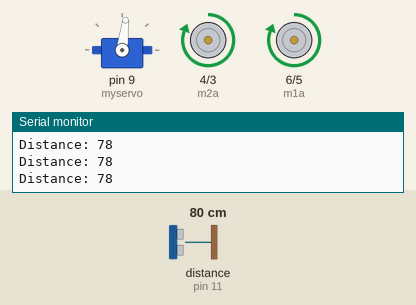
Bench run of a sketch on a simulated Arduino Uno, built with avr-gcc and run on an emulated ATmega328P. Parts: servo, motor-driver pin pairs drawn as motors (green arrow = first pin HIGH = forward, orange = second pin HIGH = backward, longer = more drive), the last lines printed to the serial monitor. Wiring (inferred from the names in the program): ultrasonic range finder: trigger pin 10; echo pin 11. Inputs (shaded band) come from the test bench; at power-on: distance to the obstacle (sensor on pin 11) 80 cm. The echo pulse lasts 58.3 µs per cm.

Above: at 2.9 s.
3.0 s: distance to the obstacle (sensor on pin 11) set to 9 cm
6.0 s: distance to the obstacle (sensor on pin 11) set to 6 cm
At 8.7 s:
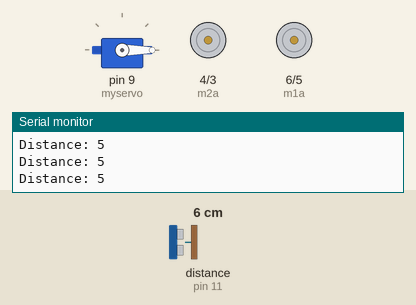
9.0 s: distance to the obstacle (sensor on pin 11) set to 250 cm
At 10.2 s:
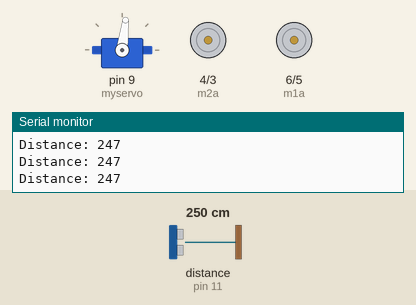
10.5 s: distance to the obstacle (sensor on pin 11) set to 2 cm
At 11.3 s:
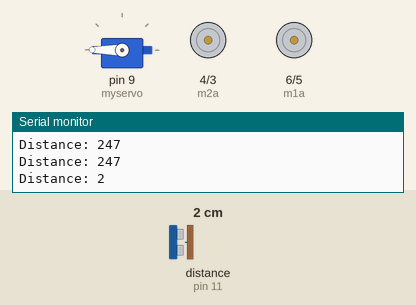
Timing chart, 0 to 14.5 s (numbered marks = the images above; inputs shaded):
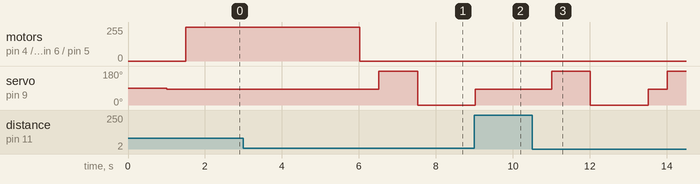

Measured:
- the behaviour switches between 8 and 7 cm on distance to the obstacle (sensor on pin 11) (found by bisection; images 0 and 1)
- after the input at 6.0 s, motor on pin 4 (m2a) / pin 3 (m2b), motor on pin 6 (m1a) / pin 5 (m1b): forward 255/255 → stopped at once; servo on pin 9 (myservo): 83° → 180° after 0.52 s, → 0° 1.0 s later
- after the input at 9.0 s, servo on pin 9 (myservo): goes on until 9.0 s, then stays 83°
- after the input at 10.5 s, servo on pin 9 (myservo): 83° → 180° after 0.51 s, → 0° 1.0 s later, → 83° 1.5 s later, → 180° 0.50 s later

The sketch:

servomotor.ino
```cpp
#include <Servo.h>

Servo myservo;  // create servo object to control a servo
// twelve servo objects can be created on most boards
int Front_D = 0;
int Left_D = 0;
int Right_D = 0;
int m1a = 6;
int m1b = 5;
int m2a = 4;
int m2b = 3;
int temp;
//int pos = 93;    // variable to store the servo position
const int trigPin = 10;
const int echoPin = 11;
// defines variables
long duration;
int distance;
void setup() {
  Front_D = get_d();
  myservo.attach(9);  // attaches the servo on pin 9 to the servo object
  pinMode(m1a, OUTPUT);
  pinMode(m1b, OUTPUT);
  pinMode(m2a, OUTPUT);
  pinMode(m2b, OUTPUT);
  pinMode(trigPin, OUTPUT); // Sets the trigPin as an Output
  pinMode(echoPin, INPUT); // Sets the echoPin as an Input
  myservo.write(83);
  Serial.begin(9600);// Starts the serial communication

  delay(500);
  front();
  delay(200);
}


void loop() {
Front_D = get_d();
if (Front_D < 7) {
  stop1();
  delay(500);
  myservo.write(180);
  delay(1000);
  Left_D = get_d();
  if(Left_D > 20 ) {
    left();
    delay(500);
  }
  else {
   myservo.write(0);
   delay(1000);
   Right_D = get_d();
   if (Right_D < 20 ) {
    stop1();
    delay(500);
   myservo.write(83);
   Front_D = get_d();
   }
   else {
    right();
    delay(100);
   }
  }
}
}
int get_d() {
  digitalWrite(trigPin, LOW);
delayMicroseconds(2);
// Sets the trigPin on HIGH state for 10 micro seconds
digitalWrite(trigPin, HIGH);
delayMicroseconds(10);
digitalWrite(trigPin, LOW);
// Reads the echoPin, returns the sound wave travel time in microseconds
duration = pulseIn(echoPin, HIGH);
// Calculating the distance
distance= duration*0.034/2;
// Prints the distance on the Serial Monitor
Serial.print("Distance: ");
Serial.println(distance);
return distance;
}
void front() {
     digitalWrite(m1a, HIGH);
      digitalWrite(m1b, LOW);
      digitalWrite(m2a, HIGH);
      digitalWrite(m2b, LOW);
}
void stop1(){
     digitalWrite(m1a, LOW);
      digitalWrite(m1b, LOW);
      digitalWrite(m2a, LOW);
      digitalWrite(m2b, LOW);
}
void right(){

   digitalWrite(m1a, HIGH);
    digitalWrite(m1b, LOW);
    digitalWrite(m2a, LOW);
    digitalWrite(m2b, LOW);
    delay(700);
    front();
    myservo.write(83);
}
void left(){

   digitalWrite(m1a, LOW);
    digitalWrite(m1b, LOW);
    digitalWrite(m2a, HIGH);
    digitalWrite(m2b, LOW);
    delay(675);
    front();
    myservo.write(83);
}
```
